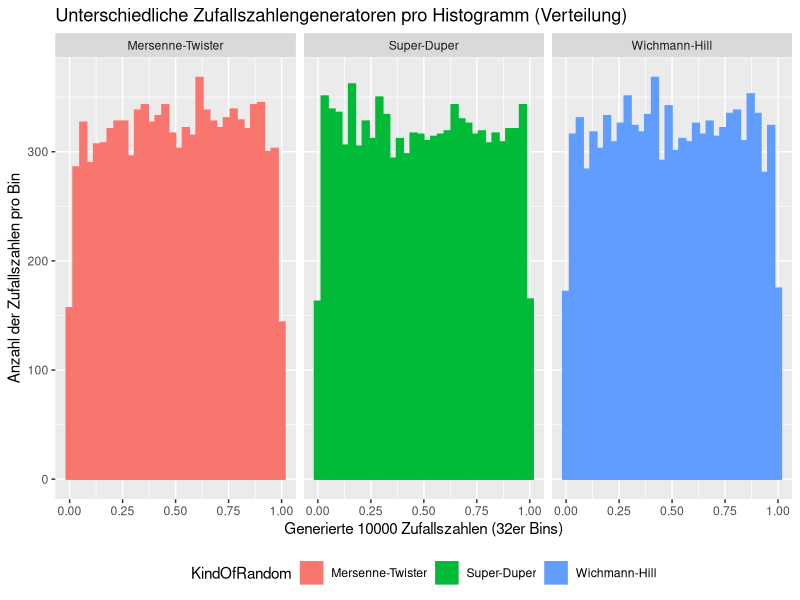
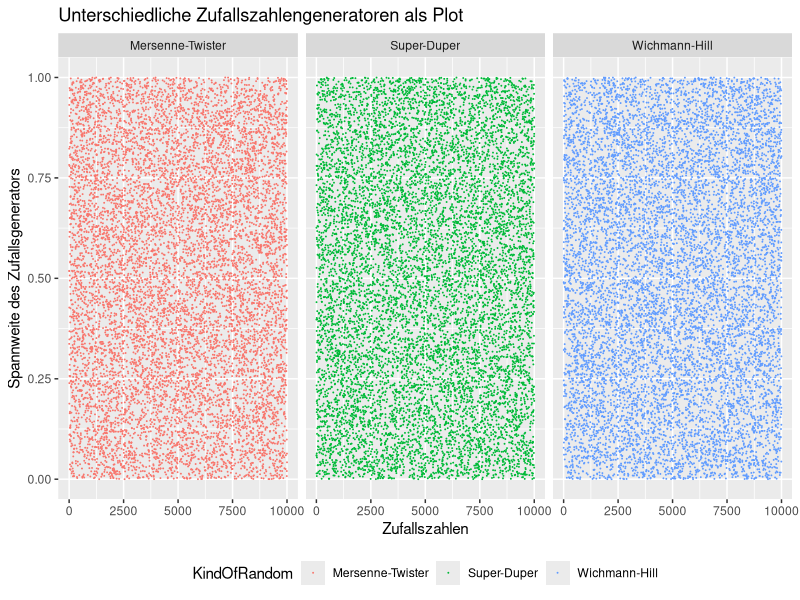

Source code (R) for these figures, in order:
## ---- chunk 1
# Plot der exponentialfunktions.
library(ggplot2)

#ggplot(f, aes(x=f)) +
#  geom_line() + 
#  labs(title="Die Exponentialfunktion mit Umkehrfunktion")
## ---- chunk 2
library(ggplot2)
numberOfRandomNumbers <- 10000

RNGkind("Mersenne-Twister") # matches  "Mersenne-Twister"
datamt = data.frame(data = runif(numberOfRandomNumbers), KindOfRandom = "Mersenne-Twister", pos = 1:numberOfRandomNumbers)

RNGkind("Super") # matches  "Super-Duper"
datasd = data.frame(data = runif(numberOfRandomNumbers), KindOfRandom = "Super-Duper", pos = 1:numberOfRandomNumbers)

RNGkind("Wichmann-Hill") # matches  "Wichmann-Hill"
datawh = data.frame(data = runif(numberOfRandomNumbers), KindOfRandom = "Wichmann-Hill", pos = 1:numberOfRandomNumbers)

data <- rbind(datamt, datasd, datawh)

ggplot(data, aes(x = data, color = KindOfRandom, fill = KindOfRandom)) + 
  geom_histogram(bins = 32) + 
  facet_grid(~ KindOfRandom) +
  theme(legend.direction = "horizontal", 
        legend.position = "bottom",
        legend.box = "horizontal") +
  labs(title = "Unterschiedliche Zufallszahlengeneratoren pro Histogramm (Verteilung)",
  x = "Generierte 10000 Zufallszahlen (32er Bins)",
  y = "Anzahl der Zufallszahlen pro Bin")
## ---- chunk 3
ggplot(data, aes(y = data, x = pos, color = KindOfRandom)) + 
  geom_point(size = 0.01) +
  facet_grid(~ KindOfRandom) +
  theme(legend.direction = "horizontal", 
        legend.position = "bottom",
        legend.box = "horizontal") +
  labs(title = "Unterschiedliche Zufallszahlengeneratoren als Plot",
  x = "Zufallszahlen",
  y = "Spannweite des Zufallsgenerators")
## ---- chunk 4
# Ruft die Help-Page von RNG auf
#?RNG
## ---- chunk 5
# RNGkind setzt den Pseudozufallsgenerator
# Setzt den Zufallsgenerator auf L'Ecuyer-CMRG
RNGkind("L'Ecuyer-CMRG")

# Gibt den aktuellen Zufallsgenerator aus
RNGkind()

# Setzt den Zufallsgenerator auf Mersenne-Twister (default)
RNGkind("Mersenne-Twister")
## ---- chunk 6
# Setzt den Seed auf 123456789 für genau den nächsten Aufruf
set.seed(123456789)

# Generiert immer die selben 10 Zufallszahlen wegen den seed.
runif(10)

# Generiert 10 Zufallszahlen ohne Seed
runif(10)
## ---- chunk 7
#options(expressions=100000)
# Berechnet die neue Zufallszahl
#PP.Coincidence.CalculateNumber <- function (randomNumber) {
#  first <- as.numeric(substr(randomNumber, 0, 5))
#  second <- as.numeric(substr(randomNumber, 6, 10))
#  
#  if(is.na(second) || second == 0) {
#    second <- bitwXor(first, as.numeric(substr(as.numeric(Sys.time()), 6, 10)))
#  }
#  return (first * second)
#}

# Rekursiver Aufrauf
#PP.Coincidence.Recursive <- function(numberOfRandomNumbers, randomNumber, randomList) {
#  if (numberOfRandomNumbers <=0 ) {
#    return( c() )
#  } else {
#    newRN <- PP.Coincidence.CalculateNumber(randomNumber)
#    return( c(Recall(numberOfRandomNumbers-1, newRN, randomList),newRN/10000000000) )
#  }
#}

# Initialaufruf mit einer Anzahl von Zufallszahlen
#PP.Coincidence <- function(numberOfRandomNumbers){
#  return (PP.Coincidence.Recursive(numberOfRandomNumbers, as.numeric(Sys.time()), c()))
#}
